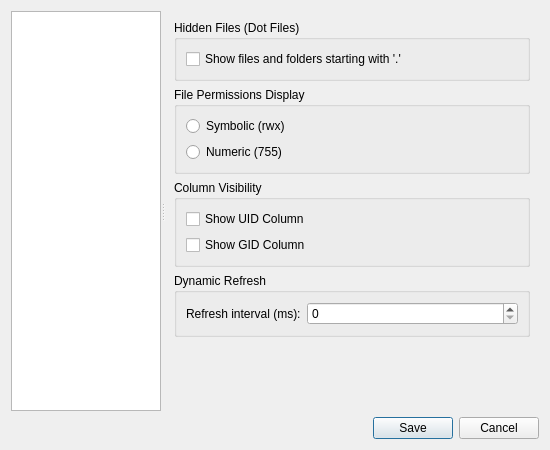
<?xml version="1.0" encoding="UTF-8"?>
<ui version="4.0">
 <class>SettingsDialog</class>
 <widget class="QDialog" name="SettingsDialog">
  <property name="geometry">
   <rect>
    <x>0</x>
    <y>0</y>
    <width>550</width>
    <height>450</height>
   </rect>
  </property>
  <property name="windowTitle">
   <string>Settings</string>
  </property>
  <layout class="QVBoxLayout" name="verticalLayout">
   <item>
    <widget class="QSplitter" name="splitter">
     <property name="orientation">
      <enum>Qt::Horizontal</enum>
     </property>
     <widget class="QTreeView" name="category_tree">
      <property name="maximumSize">
       <size>
        <width>150</width>
        <height>16777215</height>
       </size>
      </property>
     </widget>
     <widget class="QStackedWidget" name="stackedWidget">
      <property name="currentIndex">
       <number>1</number>
      </property>
      <widget class="QWidget" name="general_page">
       <layout class="QVBoxLayout" name="verticalLayout_2">
        <item>
         <widget class="QGroupBox" name="language_group">
          <property name="title">
           <string>Language</string>
          </property>
          <layout class="QVBoxLayout" name="verticalLayout_3">
           <item>
            <widget class="QRadioButton" name="auto_language_radio">
             <property name="text">
              <string>Auto-detect</string>
             </property>
            </widget>
           </item>
           <item>
            <widget class="QRadioButton" name="manual_language_radio">
             <property name="text">
              <string>Manual selection</string>
             </property>
            </widget>
           </item>
           <item>
            <widget class="QComboBox" name="language_combo"/>
           </item>
          </layout>
         </widget>
        </item>
        <item>
         <widget class="QGroupBox" name="theme_group">
          <property name="title">
           <string>Theme</string>
          </property>
          <layout class="QVBoxLayout" name="verticalLayout_4">
           <item>
            <widget class="QComboBox" name="theme_combo"/>
           </item>
          </layout>
         </widget>
        </item>
        <item>
         <widget class="QGroupBox" name="external_editors_group">
          <property name="title">
           <string>External Editors</string>
          </property>
          <layout class="QFormLayout" name="formLayout_2">
           <item row="0" column="0">
            <widget class="QLabel" name="viewer_label">
             <property name="text">
              <string>Viewer (F3):</string>
             </property>
            </widget>
           </item>
           <item row="0" column="1">
            <widget class="QLineEdit" name="viewer_command_edit"/>
           </item>
           <item row="1" column="0">
            <widget class="QLabel" name="editor_label">
             <property name="text">
              <string>Editor (F4):</string>
             </property>
            </widget>
           </item>
           <item row="1" column="1">
            <widget class="QLineEdit" name="editor_command_edit"/>
           </item>
          </layout>
         </widget>
        </item>
        <item>
         <widget class="QGroupBox" name="startup_group">
          <property name="title">
           <string>Startup</string>
          </property>
          <layout class="QVBoxLayout" name="verticalLayout_11">
           <item>
            <widget class="QCheckBox" name="bring_to_front_checkbox">
             <property name="text">
              <string>Bring window to front on startup</string>
             </property>
            </widget>
           </item>
          </layout>
         </widget>
        </item>
        <item>
         <spacer name="verticalSpacer">
          <property name="orientation">
           <enum>Qt::Vertical</enum>
          </property>
          <property name="sizeHint" stdset="0">
           <size>
            <width>20</width>
            <height>40</height>
           </size>
          </property>
         </spacer>
        </item>
       </layout>
      </widget>
      <widget class="QWidget" name="view_page">
       <layout class="QVBoxLayout" name="verticalLayout_5">
        <item>
         <widget class="QGroupBox" name="dot_files_group">
          <property name="title">
           <string>Hidden Files (Dot Files)</string>
          </property>
          <layout class="QVBoxLayout" name="verticalLayout_6">
           <item>
            <widget class="QCheckBox" name="show_dot_files_checkbox">
             <property name="text">
              <string>Show files and folders starting with '.'</string>
             </property>
            </widget>
           </item>
          </layout>
         </widget>
        </item>
        <item>
         <widget class="QGroupBox" name="permissions_group">
          <property name="title">
           <string>File Permissions Display</string>
          </property>
          <layout class="QVBoxLayout" name="verticalLayout_7">
           <item>
            <widget class="QRadioButton" name="symbolic_permissions_radio">
             <property name="text">
              <string>Symbolic (rwx)</string>
             </property>
            </widget>
           </item>
           <item>
            <widget class="QRadioButton" name="numeric_permissions_radio">
             <property name="text">
              <string>Numeric (755)</string>
             </property>
            </widget>
           </item>
          </layout>
         </widget>
        </item>
        <item>
         <widget class="QGroupBox" name="columns_group">
          <property name="title">
           <string>Column Visibility</string>
          </property>
          <layout class="QVBoxLayout" name="verticalLayout_8">
           <item>
            <widget class="QCheckBox" name="show_uid_checkbox">
             <property name="text">
              <string>Show UID Column</string>
             </property>
            </widget>
           </item>
           <item>
            <widget class="QCheckBox" name="show_gid_checkbox">
             <property name="text">
              <string>Show GID Column</string>
             </property>
            </widget>
           </item>
          </layout>
         </widget>
        </item>
        <item>
         <widget class="QGroupBox" name="dynamic_refresh_group">
          <property name="title">
           <string>Dynamic Refresh</string>
          </property>
          <layout class="QFormLayout" name="formLayout">
           <item row="0" column="0">
            <widget class="QLabel" name="refresh_interval_label">
             <property name="text">
              <string>Refresh interval (ms):</string>
             </property>
            </widget>
           </item>
           <item row="0" column="1">
            <widget class="QSpinBox" name="refresh_interval_spinbox">
             <property name="maximum">
              <number>60000</number>
             </property>
             <property name="singleStep">
              <number>100</number>
             </property>
            </widget>
           </item>
          </layout>
         </widget>
        </item>
        <item>
         <spacer name="verticalSpacer_2">
          <property name="orientation">
           <enum>Qt::Vertical</enum>
          </property>
          <property name="sizeHint" stdset="0">
           <size>
            <width>20</width>
            <height>40</height>
           </size>
          </property>
         </spacer>
        </item>
       </layout>
      </widget>
      <widget class="QWidget" name="appearance_page">
       <layout class="QVBoxLayout" name="verticalLayout_9">
        <item>
         <widget class="QGroupBox" name="insert_selection_group">
          <property name="title">
           <string>Insert Selection Style</string>
          </property>
          <layout class="QVBoxLayout" name="verticalLayout_10">
           <item>
            <layout class="QHBoxLayout" name="horizontalLayout">
             <item>
              <widget class="QLabel" name="label">
               <property name="text">
                <string>Text Color:</string>
               </property>
              </widget>
             </item>
             <item>
              <widget class="QPushButton" name="insert_text_color_button">
               <property name="text">
                <string/>
               </property>
              </widget>
             </item>
             <item>
              <spacer name="horizontalSpacer">
               <property name="orientation">
                <enum>Qt::Horizontal</enum>
               </property>
               <property name="sizeHint" stdset="0">
                <size>
                 <width>40</width>
                 <height>20</height>
                </size>
               </property>
              </spacer>
             </item>
            </layout>
           </item>
           <item>
            <layout class="QHBoxLayout" name="horizontalLayout_2">
             <item>
              <widget class="QCheckBox" name="insert_font_bold_checkbox">
               <property name="text">
                <string>Bold</string>
               </property>
              </widget>
             </item>
             <item>
              <widget class="QCheckBox" name="insert_font_italic_checkbox">
               <property name="text">
                <string>Italic</string>
               </property>
              </widget>
             </item>
             <item>
              <spacer name="horizontalSpacer_2">
               <property name="orientation">
                <enum>Qt::Horizontal</enum>
               </property>
               <property name="sizeHint" stdset="0">
                <size>
                 <width>40</width>
                 <height>20</height>
                </size>
               </property>
              </spacer>
             </item>
            </layout>
           </item>
          </layout>
         </widget>
        </item>
        <item>
         <spacer name="verticalSpacer_3">
          <property name="orientation">
           <enum>Qt::Vertical</enum>
          </property>
          <property name="sizeHint" stdset="0">
           <size>
            <width>20</width>
            <height>40</height>
           </size>
          </property>
         </spacer>
        </item>
       </layout>
      </widget>
     </widget>
    </widget>
   </item>
   <item>
    <widget class="QDialogButtonBox" name="buttonBox">
     <property name="standardButtons">
      <set>QDialogButtonBox::Cancel|QDialogButtonBox::Save</set>
     </property>
    </widget>
   </item>
  </layout>
 </widget>
 <resources/>
 <connections/>
</ui>
